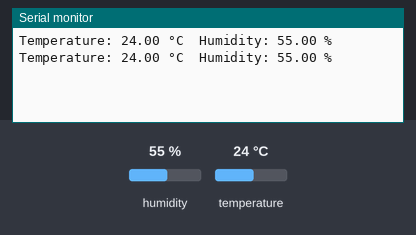
Recording of a sketch running on a simulated ESP32. Shown: the last lines printed to the serial monitor. The inputs (shaded band) are chosen by the test bench; at power-on: humidity 55 %, temperature 24 °C.

Above: at 2.8 s.
2.9 s: humidity set to 22 %
At 4.5 s:
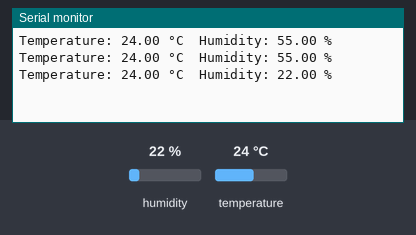
5.6 s: temperature set to 12 °C
At 6.9 s:
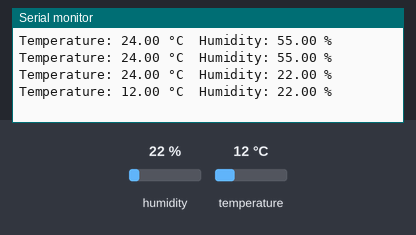
8.3 s: humidity set to 40 %
At 10.5 s:
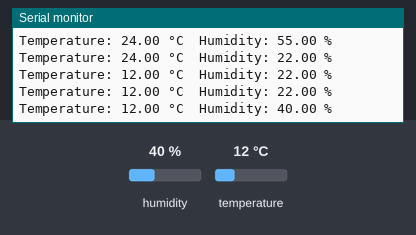
Timing chart, 0 to 12.0 s (numbered marks = the images above; inputs shaded):
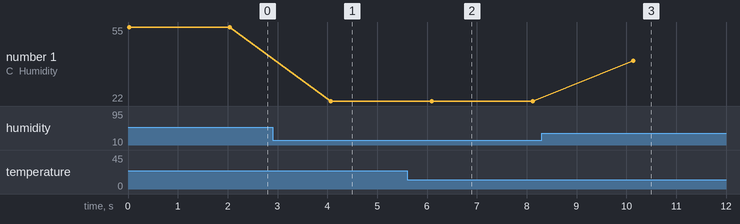

The sketch:

dht.ino
```cpp
#include <DHT.h>
#include <DHT_U.h>

#include <DHT.h> // Include the DHT sensor library
#define DHTPIN 32      // Pin connected to DHT11 sensor (GPIO5)
#define DHTTYPE DHT11   // Specify DHT sensor type as DHT11

DHT dht(DHTPIN, DHTTYPE); // Create a DHT object with specified pin and type

void setup() {
  Serial.begin(9600); // Initialize serial communication for debugging
  dht.begin();        // Initialize the DHT sensor
}
void loop() {
  float temperature = dht.readTemperature(); // Read temperature in Celsius
  float humidity = dht.readHumidity();       // Read humidity

  // Check if any reading failed and exit early
  if (isnan(temperature) || isnan(humidity)) {
    Serial.println("Failed to read from DHT sensor!"); // Print an error message
    return; // Exit the loop and do not proceed with printing values
  }

  // Print temperature and humidity readings
  Serial.print("Temperature: ");
  Serial.print(temperature); // Print temperature value
  Serial.print(" °C\t"); // Print Celsius symbol and a tab

  Serial.print("Humidity: ");
  Serial.print(humidity); // Print humidity value
  Serial.println(" %"); // Print percentage symbol and move to the next line

  delay(2000); // Wait 2 seconds before the next reading
}
```

Measured:
- after the input at 2.9 s, the serial monitor: prints a new line after 1.2 s (image 1)
- after the input at 5.6 s, the serial monitor: prints a new line after 0.49 s (image 2)
- after the input at 8.3 s, the serial monitor: prints a new line after 1.8 s (image 3)
- plotted number 1: 55 → 22 after the input at 2.9 s, 22 → 40 after the input at 8.3 s
